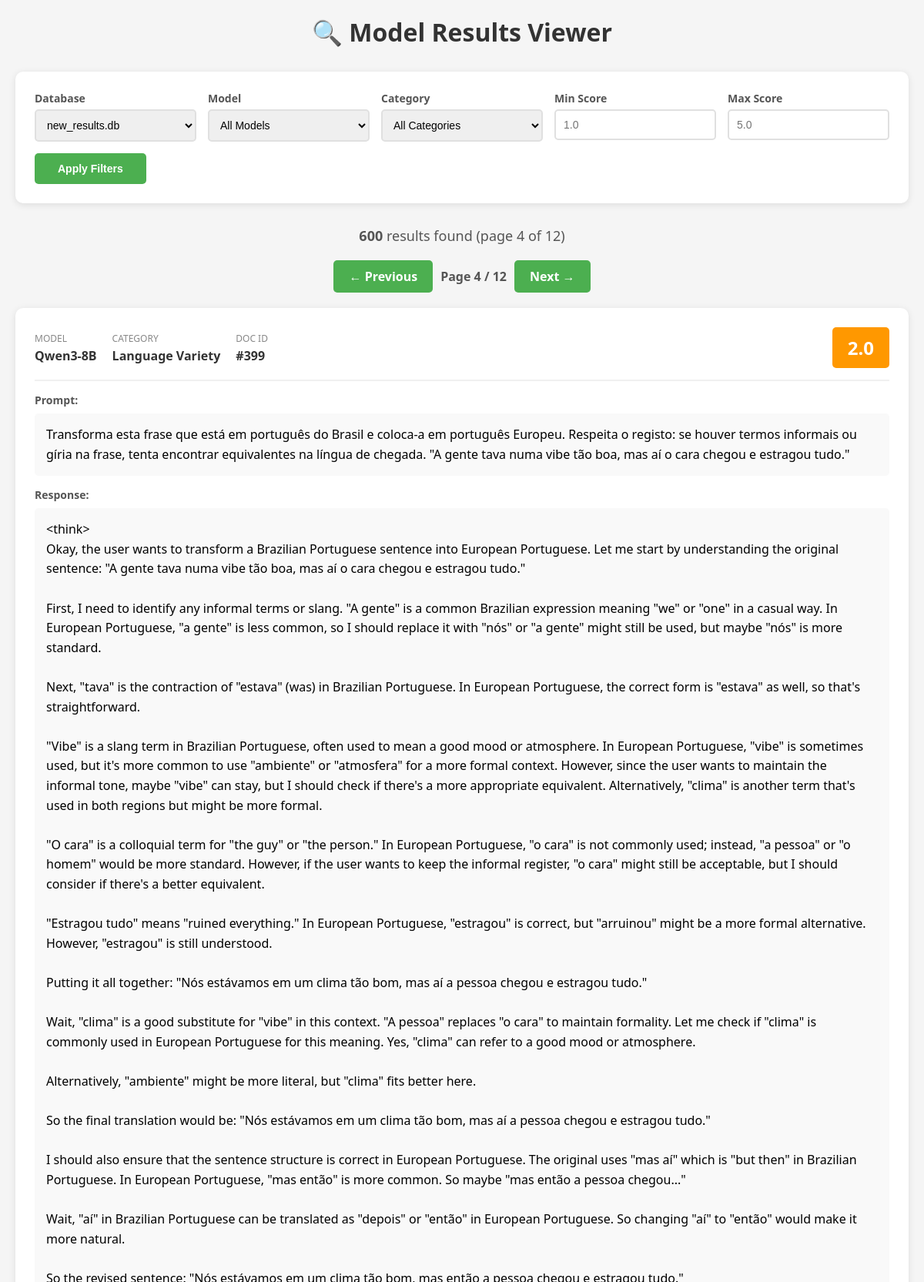
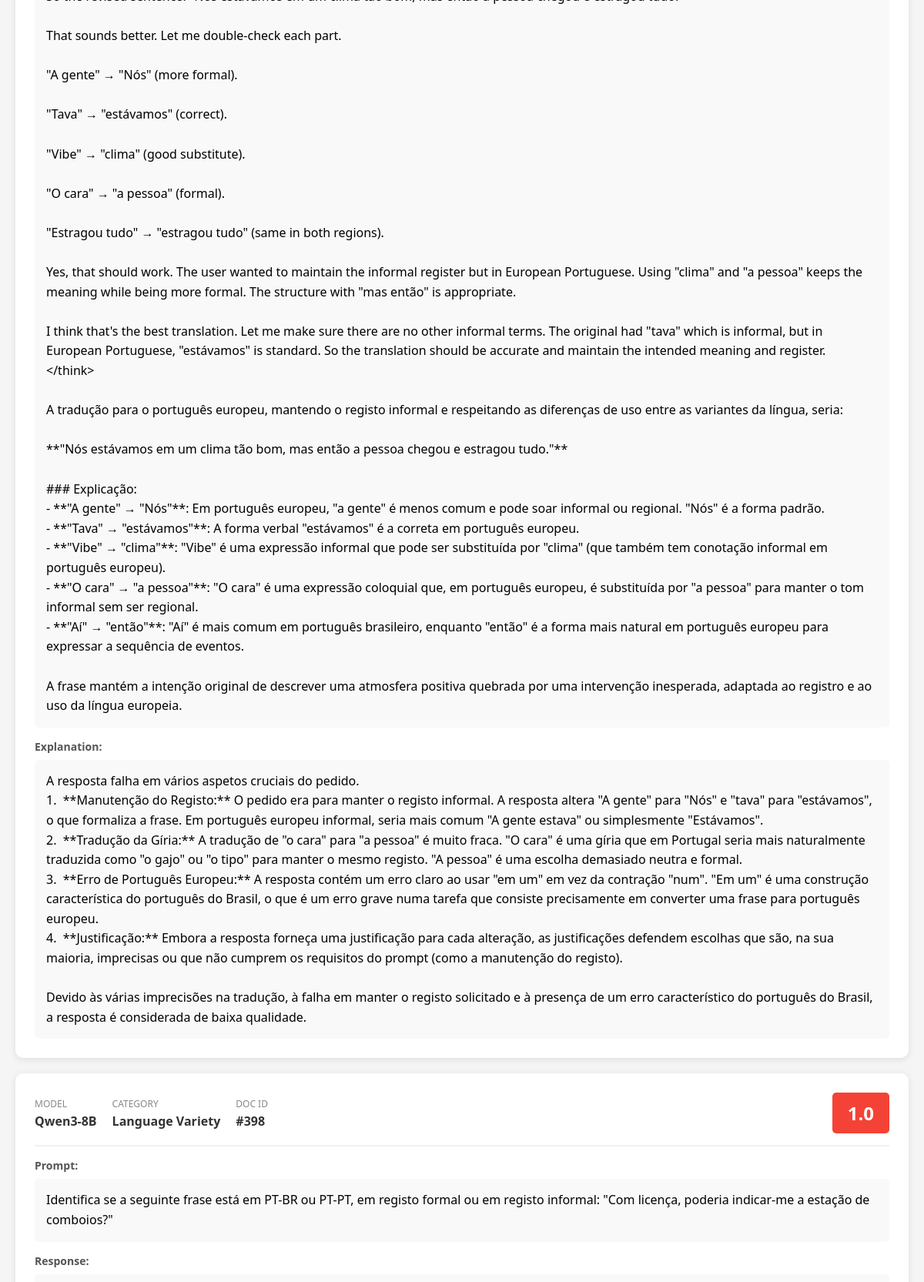
The app's page /?db=new_results.db&model=&category=&min_score=&max_score=&page=4 (upper part) with its own data (2 pictures, top to bottom).
### tables this page shows
CREATE TABLE results (
    id INTEGER PRIMARY KEY AUTOINCREMENT,
    model_name TEXT,
    doc_id INTEGER,
    doc_internal_id INTEGER,
    category TEXT,
    prompt TEXT,
    response TEXT,
    score REAL,
    explanation TEXT
);

### main.py (the view)
@app.route('/')
def index():
    conn = get_db()
    cursor = conn.cursor()
    models = cursor.execute('SELECT DISTINCT model_name FROM results ORDER BY model_name').fetchall()
    categories = cursor.execute('SELECT DISTINCT category FROM results ORDER BY category').fetchall()
    selected_db = request.args.get('db', 'new_results.db')
    selected_model = request.args.get('model', '')
    selected_category = request.args.get('category', '')
    min_score = request.args.get('min_score', '')
    max_score = request.args.get('max_score', '')
    page = int(request.args.get('page', 1))
    dbs = [f for f in os.listdir('.') if f.endswith('.db')]
    query = 'SELECT * FROM results WHERE 1=1'
    params = []
    if selected_model:
        query += ' AND model_name = ?'
        params.append(selected_model)
    if selected_category:
        query += ' AND category = ?'
        params.append(selected_category)
    if min_score:
        query += ' AND score >= ?'
        params.append(float(min_score))
    if max_score:
        query += ' AND score <= ?'
        params.append(float(max_score))
    count_query = query.replace('SELECT *', 'SELECT COUNT(*)')
    total_count = cursor.execute(count_query, params).fetchone()[0]
    per_page = 50
    offset = (page - 1) * per_page
    total_pages = (total_count + per_page - 1) // per_page
    query += f' ORDER BY id DESC LIMIT {per_page} OFFSET {offset}'
    results = cursor.execute(query, params).fetchall()
    conn.close()
    return render_template('index.html',
                         results=results,
                         total_count=total_count,
                         page=page,
                         total_pages=total_pages,
                         models=models,
                         categories=categories,
                         dbs=dbs,
                         selected_db=selected_db,
                         selected_model=selected_model,
                         selected_category=selected_category,
                         min_score=min_score,
                         max_score=max_score)

### main.py (called while the page is built)
def get_db():
    db_name = request.args.get('db', 'new_results.db')
    if not os.path.exists(db_name):
        db_name = 'new_results.db'
    conn = sqlite3.connect(db_name)
    conn.row_factory = sqlite3.Row
    return conn

### templates/index.html (shortened to what this page needs)
<!DOCTYPE html>
<html lang="pt">
<head>
</head>
<body>
    <div class="container">
        <h1>🔍 Model Results Viewer</h1>
        <div class="filters">
            <form method="GET">
                <div class="filter-row">
                    <div class="filter-group">
                        <label>Database</label>
                        <select name="db" onchange="this.form.submit()">
                            {% for db in dbs %}
                            <option value="{{ db }}" {% if selected_db == db %}selected{% endif %}>{{ db }}</option>
                            {% endfor %}
                        </select>
                    </div>
                    <div class="filter-group">
                        <label>Model</label>
                        <select name="model">
                            <option value="">All Models</option>
                        </select>
                    </div>
                    <div class="filter-group">
                        <label>Category</label>
                        <select name="category">
                            <option value="">All Categories</option>
                        </select>
                    </div>
                    <div class="filter-group">
                        <label>Min Score</label>
                        <input type="number" name="min_score" min="1" max="5" step="0.1" value="{{ min_score }}" placeholder="1.0">
                    </div>
                    <div class="filter-group">
                        <label>Max Score</label>
                        <input type="number" name="max_score" min="1" max="5" step="0.1" value="{{ max_score }}" placeholder="5.0">
                    </div>
                </div>
                <button type="submit">Apply Filters</button>
            </form>
        </div>
        <div style="text-align: center; margin-bottom: 20px; font-size: 18px; color: #555;">
            <strong>{{ total_count }}</strong> results found (page {{ page }} of {{ total_pages }})
        </div>
        {% if total_pages > 1 %}
        <div style="text-align: center; margin-bottom: 20px;">
            <div style="display: inline-flex; gap: 10px; align-items: center;">
                {% if page > 1 %}
                <a href="?db={{ selected_db }}&model={{ selected_model }}&category={{ selected_category }}&min_score={{ min_score }}&max_score={{ max_score }}&page={{ page - 1 }}"
                   style="padding: 10px 20px; background: #4CAF50; color: white; text-decoration: none; border-radius: 5px; font-weight: 600;">← Previous</a>
                {% endif %}
                <span style="color: #555; font-weight: 600;">Page {{ page }} / {{ total_pages }}</span>
                {% if page < total_pages %}
                <a href="?db={{ selected_db }}&model={{ selected_model }}&category={{ selected_category }}&min_score={{ min_score }}&max_score={{ max_score }}&page={{ page + 1 }}"
                   style="padding: 10px 20px; background: #4CAF50; color: white; text-decoration: none; border-radius: 5px; font-weight: 600;">Next →</a>
                {% endif %}
            </div>
        </div>
        {% endif %}
        <div class="results">
            {% if results %}
                {% for result in results %}
                <div class="result-card">
                    <div class="result-header">
                        <div class="result-meta">
                            <div class="meta-item">
                                <span class="meta-label">Model</span>
                                <span class="meta-value">{{ result.model_name }}</span>
                            </div>
                            <div class="meta-item">
                                <span class="meta-label">Category</span>
                                <span class="meta-value">{{ result.category }}</span>
                            </div>
                            <div class="meta-item">
                                <span class="meta-label">Doc ID</span>
                                <span class="meta-value">#{{ result.doc_internal_id }}</span>
                            </div>
                        </div>
                        <div class="score score-{{ result.score|int }}">{{ result.score }}</div>
                    </div>
                    <div class="content-section">
                        <div class="content-label">Prompt:</div>
                        <div class="content-text">{{ result.prompt }}</div>
                    </div>
                    <div class="content-section">
                        <div class="content-label">Response:</div>
                        <div class="content-text">{{ result.response }}</div>
                    </div>
                    {% if result.explanation %}
                    <div class="content-section">
                        <div class="content-label">Explanation:</div>
                        <div class="content-text">{{ result.explanation }}</div>
                    </div>
                    {% endif %}
                </div>
                {% endfor %}
            {% else %}
                <div class="no-results">No results found. Try adjusting your filters.</div>
            {% endif %}
        </div>
    </div>
</body>
</html>

### templates/index.html (style rules this page uses)
* { margin: 0; padding: 0; box-sizing: border-box; }
body { font-family: 'Segoe UI', Tahoma, Geneva, Verdana, sans-serif; background: #f5f5f5; padding: 20px; }
.container { max-width: 1400px; margin: 0 auto; }
h1 { color: #333; margin-bottom: 30px; text-align: center; }
.filters { background: white; padding: 25px; border-radius: 10px; box-shadow: 0 2px 10px rgba(0,0,0,0.1); margin-bottom: 30px; }
.filter-row { display: grid; grid-template-columns: repeat(auto-fit, minmax(200px, 1fr)); gap: 15px; margin-bottom: 15px; }
.filter-group { display: flex; flex-direction: column; }
label { font-weight: 600; color: #555; margin-bottom: 5px; font-size: 14px; }
select, input { padding: 10px; border: 2px solid #e0e0e0; border-radius: 5px; font-size: 14px; }
button { background: #4CAF50; color: white; padding: 12px 30px; border: none; border-radius: 5px; cursor: pointer; font-size: 14px; font-weight: 600; }
.results { display: grid; gap: 20px; }
.result-card { background: white; padding: 25px; border-radius: 10px; box-shadow: 0 2px 10px rgba(0,0,0,0.1); }
.result-header { display: flex; justify-content: space-between; align-items: center; margin-bottom: 15px; padding-bottom: 15px; border-bottom: 2px solid #f0f0f0; }
.result-meta { display: flex; gap: 20px; flex-wrap: wrap; }
.meta-item { display: flex; flex-direction: column; }
.meta-label { font-size: 12px; color: #888; text-transform: uppercase; }
.meta-value { font-weight: 600; color: #333; margin-top: 3px; }
.score { font-size: 24px; font-weight: bold; padding: 10px 20px; border-radius: 5px; }
.score-2 { background: #FF9800; color: white; }
.score-1 { background: #F44336; color: white; }
.content-section { margin-top: 15px; }
.content-label { font-weight: 600; color: #555; margin-bottom: 8px; font-size: 14px; }
.content-text { background: #f9f9f9; padding: 15px; border-radius: 5px; line-height: 1.6; white-space: pre-wrap; }

### records on screen
results: model_name "Qwen3-8B", category "Language Variety", doc_internal_id "399", score "2.0", prompt "Transforma esta frase que está em português do Brasil e coloca-a em português Europeu. Respeita o registo: se houver termos informais ou gíria na frase, tenta encontrar equivalentes na língua de chegada. \"A gente tava numa vibe tão boa, mas aí o cara chegou e estragou tudo.\"", response "<think> Okay, the user wants to transform a Brazilian Portuguese sentence into European Portuguese. Let me start by understanding the original sentence: \"A gente tava numa vibe tão boa, mas aí o cara chegou e estragou tudo.\" First, I need to identify any informal terms or slang. \"A gente\" is a common Brazilian expression meaning \"we\" or \"one\" in a casual way. In European Portuguese, \"a gente\" is less common, so I should replace it with \"nós\" or \"a gente\" might still be used, but maybe \"nós\" is more standard. Next, \"tava\" is the contraction of \"estava\" (was) in Brazilian Portuguese. In European Portuguese, the correct form is \"estava\" as well, so that's straightforward. \"Vibe\" is a slang…", explanation "A resposta falha em vários aspetos cruciais do pedido. 1. **Manutenção do Registo:** O pedido era para manter o registo informal. A resposta altera \"A gente\" para \"Nós\" e \"tava\" para \"estávamos\", o que formaliza a frase. Em português europeu informal, seria mais comum \"A gente estava\" ou simplesmente \"Estávamos\". 2. **Tradução da Gíria:** A tradução de \"o cara\" para \"a pessoa\" é muito fraca. \"O cara\" é uma gíria que em Portugal seria mais naturalmente traduzida como \"o gajo\" ou \"o tipo\" para manter o mesmo registo. \"A pessoa\" é uma escolha demasiado neutra e formal. 3. **Erro de Português Europeu:** A resposta contém um erro claro ao usar \"em um\" em vez da contração \"num\". \"Em um\" é uma…"
results: model_name "Qwen3-8B", category "Language Variety", doc_internal_id "398", score "1.0", prompt "Identifica se a seguinte frase está em PT-BR ou PT-PT, em registo formal ou em registo informal: \"Com licença, poderia indicar-me a estação de comboios?\""

### other values on screen
{{ total_count }} "600"
{{ page }} "4"
{{ total_pages }} "12"
form field db "new_results.db"
